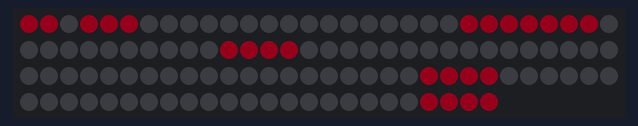
Simulated run of this sketch. Board: Arduino Uno, built with avr-gcc and run on an emulated ATmega328P. Parts: 114 RGB LEDs in strip order, left to right, continuing on the next row. Dim RGB values are drawn brighter than linear; the local clock reads 2024-03-15 10:24:30 at power-on unless the sketch sets it.

Above: at 0.98 s.
At 32.1 s:
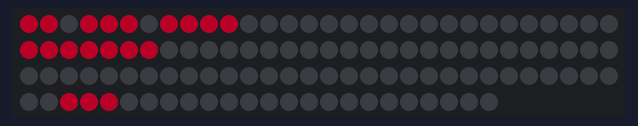

The sketch:

word_clock.ino
```cpp
#define FASTLED_ESP8266_RAW_PIN_ORDER

#include <FastLED.h>
#include <RTClib.h>

#include <Wire.h>
#include "RTClib.h"

#define NUM_LEDS 114
#define DATA_PIN 5


RTC_DS1307 rtc;
CRGB leds[NUM_LEDS];
boolean enableLeds[NUM_LEDS];
boolean disableLeds[NUM_LEDS];

// Coordinates on grid
const byte ES[2] = {0, 2};
const byte IST[2] = {3, 3};
const byte FUENF_MIN[2] = {7, 4};
const byte ZEHN_MIN[2] = {18, 4};
const byte VIERTEL[2] = {11, 7};
const byte ZWANZIG[2] = {22, 7};
const byte VOR[2] = {30, 3};
const byte NACH[2] = {40, 4};
const byte HALB[2] = {33, 4};
const byte UHR[2] = {96, 3};
const byte GUTEN[2] = {105, 5};
const byte MORGEN[2] = {99, 6};


#define VIER {44, 4}
#define FUENF_HR {51, 4}
#define ZWEI {62, 4}
#define EINS {60, 4}

#define SIEBEN {55, 6}
#define SECHS {66, 5}
#define ZWOELF {72, 5}
#define ACHT {84, 4}
#define ZEHN_HR {80, 4}
#define NEUN {77, 4}
#define DREI {88, 4}
#define ELF {92, 3}

byte EIN [2] = {61, 3};

const byte HOURS [12][2] = { ZWOELF, EINS, ZWEI, DREI, VIER, FUENF_HR, SECHS, SIEBEN, ACHT, NEUN, ZEHN_HR, ELF };


void enable_word(const byte b[2]) {
  for (int i = b[0]; i < b[0] + b[1]; i++) {
    enableLeds[i] = true;
  }
}


// Input: t in seconds
// Output: Coordinates to light up for hours (first byte is length of array)
void enable_hrs(byte hours, byte minutes) {
  if (hours > 5 && hours < 10) {
    enable_word(GUTEN);
    enable_word(MORGEN);
  }
  if (minutes >= 25) hours++;
  const byte* w = HOURS[hours % 12];
  if (hours == 1 && minutes / 5 == 0) { // ES IST EIN UHR nicht ES IST EINS UHR
    w = EIN;
  }
  enable_word(w);
}

void enable_time(byte hours, byte mins) {

  enable_hrs(hours, mins);
  int fm = (mins / 5);

  byte detailed_minutes[2] = {NUM_LEDS - 4, mins % 5};
  enable_word(detailed_minutes);

  enable_word(ES);
  enable_word(IST);
  byte rounded_time = ((mins / 5) * 5) % 60;
  if ((rounded_time % 30) == 5) { // FÜNF NACH HALB; FÜNF NACH
    enable_word(FUENF_MIN);
    enable_word(NACH);
  } else if ((rounded_time % 30) == 25) { // FÜNF VOR HALB; FÜNF VOR
    enable_word(FUENF_MIN);
    enable_word(VOR);
  }
  if (rounded_time == 25 || rounded_time == 30 || rounded_time == 35) {
    enable_word(HALB);
    return;
  }

  if (rounded_time == 20 || rounded_time == 40) {
    enable_word(ZWANZIG);
  } else if (rounded_time == 15 || rounded_time == 45) {
    enable_word(VIERTEL);
  } else if (rounded_time == 10 || rounded_time == 50) {
    enable_word(ZEHN_MIN);
  }

  if (rounded_time == 0) {
    enable_word(UHR);
  } else if (rounded_time > 30) {
    enable_word(VOR);
  } else {
    enable_word(NACH);
  }

}

int brightness = 150;

void changeHue(long seconds_of_day) {
  int hue = (seconds_of_day / 337) - 128;
  for (int s = 0; s < brightness; s++) {
    for (int i = 0; i < NUM_LEDS; i++) {
      if (enableLeds[i]) {
        leds[i] = CHSV(hue, 255, s);
      } else if (disableLeds[i]) {
        leds[i].fadeToBlackBy(s);
      }
    }
    FastLED.show();
    delay(5);
  }
  for (int i = 0; i < NUM_LEDS; i++) {
    CRGB led = leds[i];
    if (led.r != 0 || led.g != 0 || led.b != 0) {
      leds[i] = CHSV(hue, 255, brightness);
    }
  }

}


void setup() {
  Wire.begin();
  FastLED.addLeds<NEOPIXEL, DATA_PIN>(leds, NUM_LEDS);
  rtc.begin();
}

int lastMinute = -1;


void loop() {
  while (true) {
    DateTime now = rtc.now();

    int mnt = now.minute();
    int hr = now.hour();
    int snd = now.second();

    if (mnt != lastMinute) {
      lastMinute = mnt;

      // Show new time

       // Reset enableLeds and disableLeds arrays
      for (int i = 0; i < NUM_LEDS; i++) {
        enableLeds[i] = false;
        disableLeds[i] = false;
      }


      enable_time(hr, mnt);

      // Set enableLeds and disableLeds to actual
      for (int i = 0; i < NUM_LEDS; i++) {
        CRGB led = leds[i];
        if (led.r != 0 || led.g != 0 || led.b != 0) {
          if (enableLeds[i]) {
            enableLeds[i] = false;
          } else {
            disableLeds[i] = true;
          }
        }
      }

      changeHue(((long) hr) * 60 * 60 + (long) mnt * 60 + (long) snd);

    }

    delay(1000);
  }
}
```
